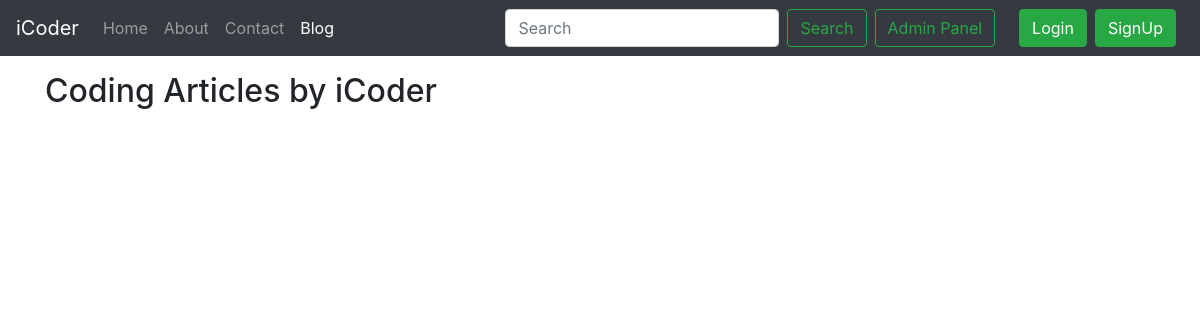
The page /blog/ on the database as committed earlier.
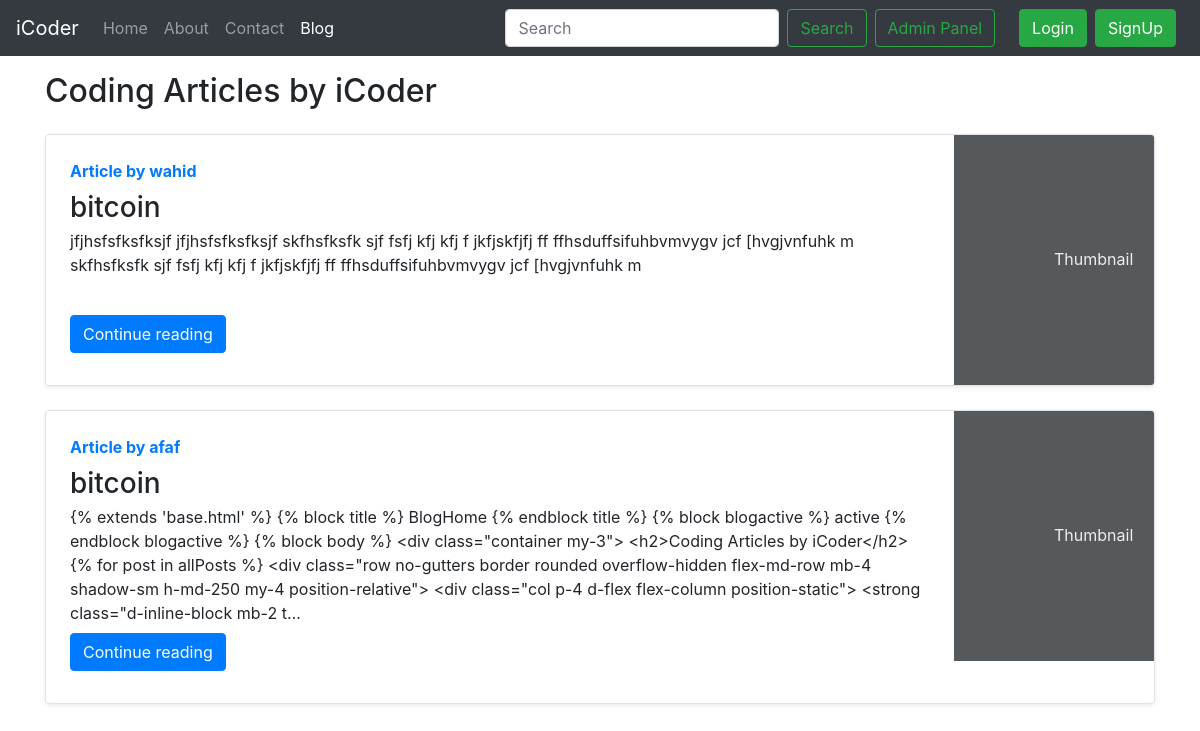
The same page on the database as committed later.
### blog/models.py (models this page shows, shortened)
class Post(models.Model):
    sno = models.AutoField(primary_key=True)
    title = models.CharField(max_length=255)
    author = models.CharField(max_length=14)
    slug = models.CharField(max_length=130)
    timeStamp = models.DateTimeField(blank=True)
    content = models.TextField()

### blog/views.py (the view)
# urls.py: path('', views.blogHome, name="blogHome"),
def blogHome(request):
    allPosts = Post.objects.all()
    context = {'allPosts': allPosts}
    return render(request, 'blog/blogHome.html', context)

### templates/blog/blogHome.html (shortened to what this page needs)
{% extends 'base.html' %}
{% block blogactive %} active {% endblock blogactive %}
{% block body %}
<div class="container my-3">
    <h2>Coding Articles by iCoder</h2>
    {% for post in allPosts %}
    <div class="row no-gutters border rounded overflow-hidden flex-md-row mb-4 shadow-sm h-md-250 my-4 position-relative">
        <div class="col p-4 d-flex flex-column position-static">
            <strong class="d-inline-block mb-2 text-primary">Article by {{post.author}}</strong>
            <h3 class="mb-0">{{post.title}}</h3>
            <p class="card-text mb-auto">{{post.content| truncatechars:500}}</p>
            <div class="my-2">
                <a href="/blog/{{post.slug}}" role="button" class="btn btn-primary">Continue reading</a>
            </div>
        </div>
        <div class="col-auto d-none d-lg-block">
            <svg class="bd-placeholder-img" width="200" height="250" xmlns="http://www.w3.org/2000/svg" preserveAspectRatio="xMidYMid slice" focusable="false" role="img" aria-label="Placeholder: Thumbnail">
                <rect width="100%" height="100%" fill="#55595c"></rect><text x="50%" y="50%" fill="#eceeef" dy=".3em">Thumbnail</text>
            </svg>
        </div>
    </div>
    {% endfor %}
</div>
{% endblock %}

### templates/base.html (shortened to what this page needs)
<!doctype html>
<html lang="en">
<head>
    <link rel="stylesheet" href="https://stackpath.bootstrapcdn.com/bootstrap/4.5.2/css/bootstrap.min.css">
</head>
<body>
    <nav class="navbar navbar-expand-lg navbar-dark bg-dark">
        <a class="navbar-brand" href="/">iCoder</a>
        <div class="collapse navbar-collapse" id="navbarSupportedContent">
            <ul class="navbar-nav mr-auto">
                <li class="nav-item {% block homeactive %}  {% endblock homeactive %}">
                    <a class="nav-link" href="/">Home <span class="sr-only">(current)</span></a>
                </li>
                <li class="nav-item {% block aboutactive %}  {% endblock aboutactive %}">
                    <a class="nav-link" href="/about">About</a>
                </li>
                <li class="nav-item {% block contactactive %}  {% endblock contactactive %} ">
                    <a class="nav-link" href="/contact">Contact</a>
                </li>
                <li class="nav-item {% block blogactive %}  {% endblock blogactive %} ">
                    <a class="nav-link" href="/blog">Blog</a>
                </li>
            </ul>
            <form method="get" action="/search" class="form-inline my-2 my-lg-0 mx-3">
                <input class="form-control mr-sm-2" type="search" placeholder="Search" aria-label="Search" name="query" id="query">
                <button class="btn btn-outline-success my-2 my-sm-0 " type="submit">Search</button>
                <a href="/admin" role="button" target="_blank" class="btn btn-outline-success m-2 my-sm-0"> Admin Panel </a>
            </form>
            <button type="button" class="btn btn-success mr-2" data-toggle="modal" data-target="#loginModal">
                Login
            </button>
            <button type="button" class="btn btn-success mr-2" data-toggle="modal" data-target="#signupModal">
                SignUp
            </button>
        </div>
    </nav>
    {% block body %} {% endblock body %}
</body>
</html>

Rows that differ between the two databases and show on the page:
added Post: author "wahid", title "bitcoin", content "jfjhsfsfksfksjf jfjhsfsfksfksjf skfhsfksfk sjf fsfj kfj kfj f jkfjskfjfj ff ffhsduffsifuhbvmvygv jcf [hvgjvnfuhk m skfhsfksfk sjf fsfj kfj kfj f jkfjskfjfj ff ffhsduffsifuhbvmvygv jcf [hvgjvnfuhk m"
added Post: author "afaf", title "bitcoin", content "{% extends 'base.html' %} {% block title %} BlogHome {% endblock title %} {% block blogactive %} active {% endblock blogactive %} {% block body %} <div class=\"container my-3\"> <h2>Coding Articles by iCoder</h2> {% for post in allPosts %} <div class=\"row no-gutters border rounded overflow-hidden flex-md-row mb-4 shadow-sm h-md-250 my-4 position-relative\"> <div class=\"col p-4 d-flex flex-column position-static\"> <strong class=\"d-inline-block mb-2 t…"
